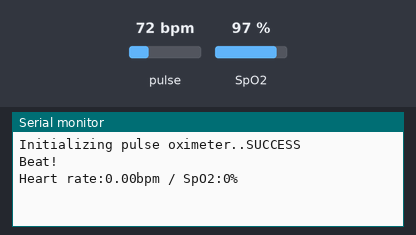
This sketch was run on a simulated Arduino Uno, built with avr-gcc and run on an emulated ATmega328P. Shown: the last lines printed to the serial monitor. Inputs (shaded band) come from the test bench; at power-on: pulse 72 bpm, SpO2 97 %.

Above: at 1.2 s.
1.3 s: pulse set to 42 bpm
At 2.7 s:
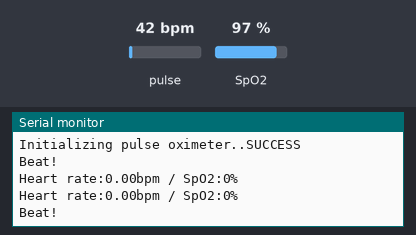
2.8 s: SpO2 set to 80 %
At 3.6 s:
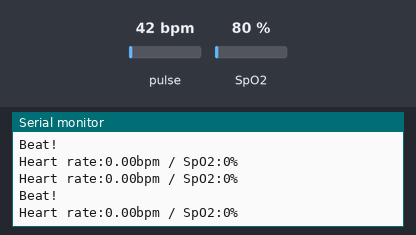
4.3 s: pulse set to 70 bpm
At 7.8 s:
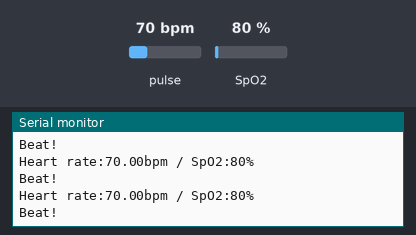
Timing chart, 0 to 9.3 s (numbered marks = the images above; inputs shaded):
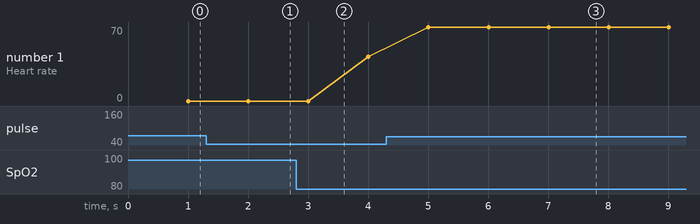

Measured:
- after the input at 4.3 s, the serial monitor: prints a new line after 0.71 s (image 3)
- plotted number 1: 42 → 70 after the input at 4.3 s

The sketch:

oxi.ino
```cpp
#include <Wire.h>
#include "MAX30100_PulseOximeter.h"

#define REPORTING_PERIOD_MS     1000

PulseOximeter pox;
uint32_t tsLastReport = 0;

void onBeatDetected()
{
    Serial.println("Beat!");
}

void setup()
{
    Serial.begin(9600);
    Serial.print("Initializing pulse oximeter..");


    if (!pox.begin()) {
        Serial.println("FAILED");
        for(;;);
    } else {
        Serial.println("SUCCESS");
    }
     pox.setIRLedCurrent(MAX30100_LED_CURR_7_6MA);


    pox.setOnBeatDetectedCallback(onBeatDetected);
}

void loop()
{

    pox.update();
    if (millis() - tsLastReport > REPORTING_PERIOD_MS) {
        Serial.print("Heart rate:");
        Serial.print(pox.getHeartRate());
        Serial.print("bpm / SpO2:");
        Serial.print(pox.getSpO2());
        Serial.println("%");

        tsLastReport = millis();
    }
}
```
